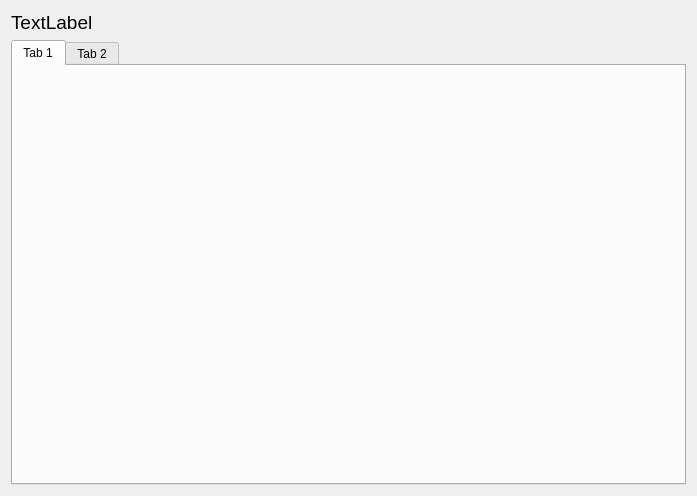
<?xml version="1.0" encoding="UTF-8"?>
<ui version="4.0">
 <class>FrameMulBoth</class>
 <widget class="QFrame" name="FrameMulBoth">
  <property name="geometry">
   <rect>
    <x>0</x>
    <y>0</y>
    <width>697</width>
    <height>496</height>
   </rect>
  </property>
  <property name="windowTitle">
   <string>Frame</string>
  </property>
  <layout class="QHBoxLayout" name="horizontalLayout">
   <item>
    <layout class="QVBoxLayout" name="layout_vertical">
     <item>
      <widget class="QLabel" name="title_label">
       <property name="font">
        <font>
         <pointsize>14</pointsize>
        </font>
       </property>
       <property name="text">
        <string>TextLabel</string>
       </property>
      </widget>
     </item>
     <item>
      <widget class="QTabWidget" name="tabs">
       <widget class="QWidget" name="tab">
        <attribute name="title">
         <string>Tab 1</string>
        </attribute>
       </widget>
       <widget class="QWidget" name="tab_2">
        <attribute name="title">
         <string>Tab 2</string>
        </attribute>
       </widget>
      </widget>
     </item>
    </layout>
   </item>
  </layout>
 </widget>
 <resources/>
 <connections/>
</ui>
